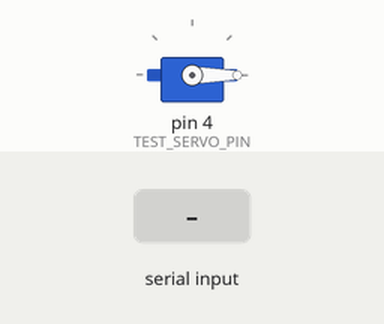
Bench run of a sketch on a simulated Arduino Uno, built with avr-gcc and run on an emulated ATmega328P. Shown: servo. Inputs (shaded band) come from the test bench. What the sketch prints to the serial monitor is not drawn.

Above: at 2.2 s.
2.3 s: "90,45\n" received over Serial
At 3.5 s:
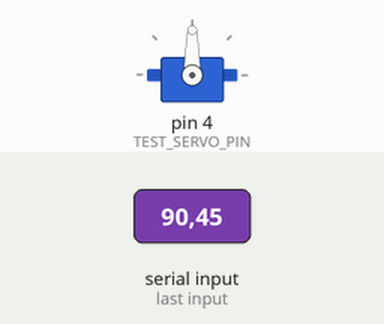
3.8 s: "30,150\n" received over Serial
At 4.7 s:
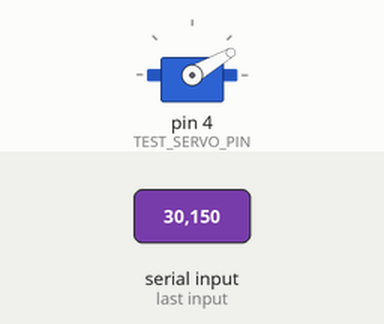
5.3 s: "90\n" received over Serial
At 5.8 s:
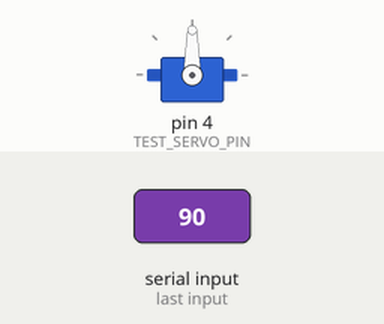
Timing chart, 0 to 8.3 s (numbered marks = the images above; inputs shaded):
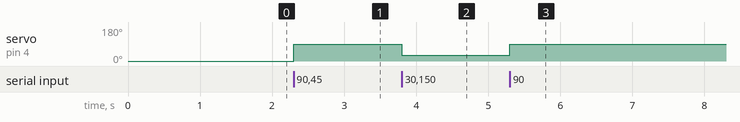

Measured:
- after the input at 2.3 s, servo on pin 4 (TEST_SERVO_PIN): 0° → 90° at once
- after the input at 3.8 s, servo on pin 4 (TEST_SERVO_PIN): 90° → 30° at once
- after the input at 5.3 s, servo on pin 4 (TEST_SERVO_PIN): 30° → 90° at once

The sketch:

esp32_field_calibration.ino
```cpp
/*
 * ==============================================================================
 *  SeedRover - Single Servo Serial Calibration (Arduino Uno Version)
 * ==============================================================================
 *  Target Board: Arduino Uno / Nano / Mega
 *  Baud Rate:    115200 (Set Serial Monitor to "Both NL & CR")
 * ==============================================================================
 */

#include <Servo.h>

// Change this pin if you want to test a different servo
#define TEST_SERVO_PIN 4
#define SERVO_NAME "Seed Gate 2 (Calamansi)"

Servo myServo;

void setup() {
  Serial.begin(115200);
  delay(1000);

  Serial.println("\n\n===========================================");
  Serial.println("     SeedRover Single Servo Tester        ");
  Serial.println("===========================================");

  // Initialize Standard Arduino Servo
  myServo.attach(TEST_SERVO_PIN, 500, 2400);

  // Start at 0 degrees on boot
  myServo.write(0);

  Serial.print("[BOOT] ");
  Serial.print(SERVO_NAME);
  Serial.print(" attached to Pin ");
  Serial.println(TEST_SERVO_PIN);
  Serial.println("[BOOT] Initialized to 0 degrees.");

  printPrompt();
}

void loop() {
  if (Serial.available() > 0) {
    String input = Serial.readStringUntil('\n');
    input.trim();

    if (input.length() > 0) {
      int angle = input.toInt();

      // Validate range (0 to 180 degrees)
      if (angle >= 0 && angle <= 180) {
        myServo.write(angle);

        Serial.print("--> Success! Moved ");
        Serial.print(SERVO_NAME);
        Serial.print(" (Pin ");
        Serial.print(TEST_SERVO_PIN);
        Serial.print(") to: ");
        Serial.print(angle);
        Serial.println(" degrees");
      } else {
        Serial.println("[ERROR] Invalid angle! Please enter a value between 0 and 180.");
      }
    }

    printPrompt();
  }
}

void printPrompt() {
  Serial.print("\nEnter target angle (0-180): ");
}
```
